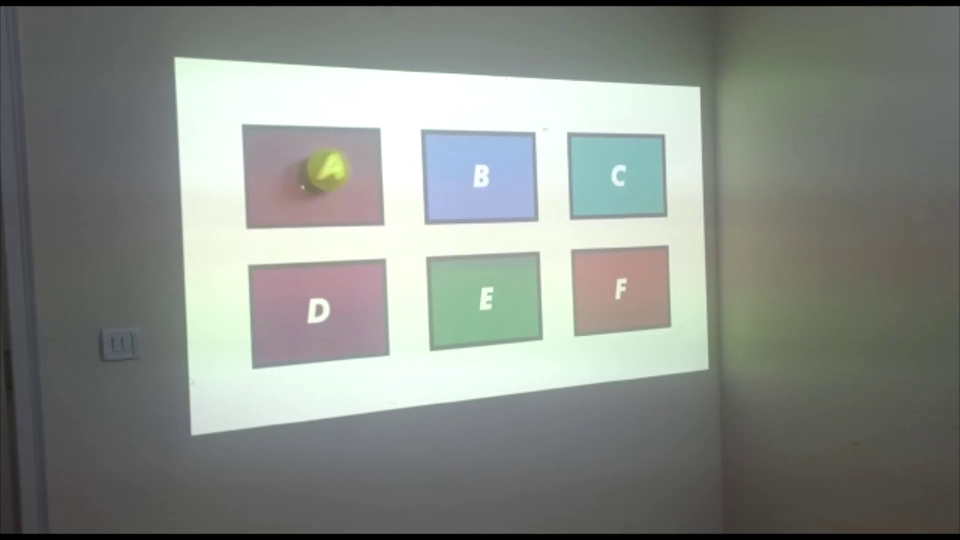
#> input picture frame 28 of assignmentVideo.mp4, 1920 x 1080 px (shown at 1/2 size)
$ jupyter execute alphabets_ball_detection.ipynb   (older library calls are emulated)
#> lines starting #> are read from the running program, lines starting #| are printed output that depends on the picture
[cell 1]
import pandas as pd
import numpy as np
import cv2
from matplotlib import pyplot as plt

[cell 2]
def crop_frames(video_path):
  video=cv2.VideoCapture(video_path)
  frame_array=[]
  fps = video.get(cv2.CAP_PROP_FPS)
  frame_count = int(video.get(cv2.CAP_PROP_FRAME_COUNT))
  duration = frame_count/fps
  _,img=video.read()
#> img is the input picture: shape (1080, 1920, 3); mean B, G, R 133.7, 139.4, 135
  while(_):
    if _ is None:
      break
    cropped_img=img[180:750,400:1380] # These neeeded to be changed manually based on video
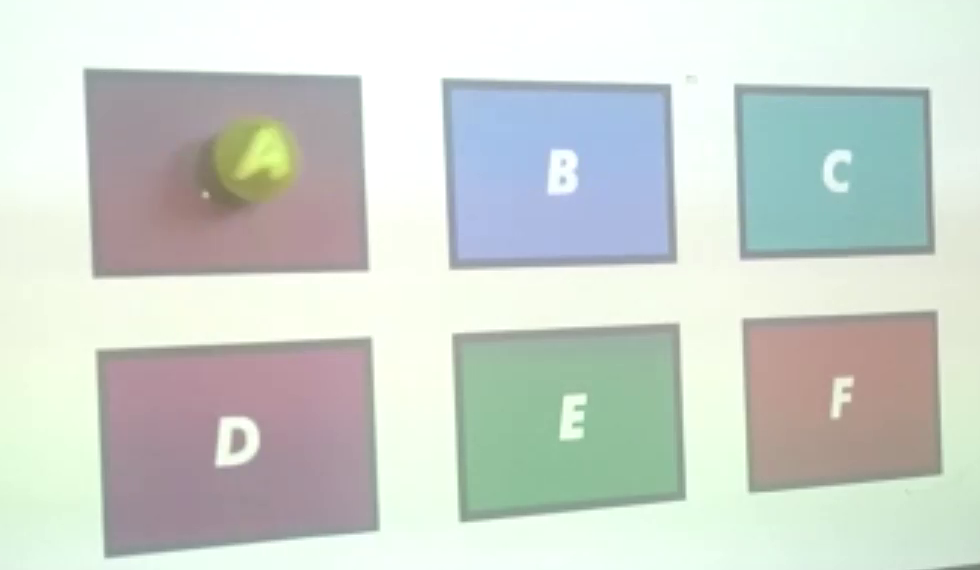
#> cropped_img: shape (570, 980, 3); mean B, G, R 205.3, 212.3, 204.7
    frame_array.append(cropped_img)
    _,img=video.read()
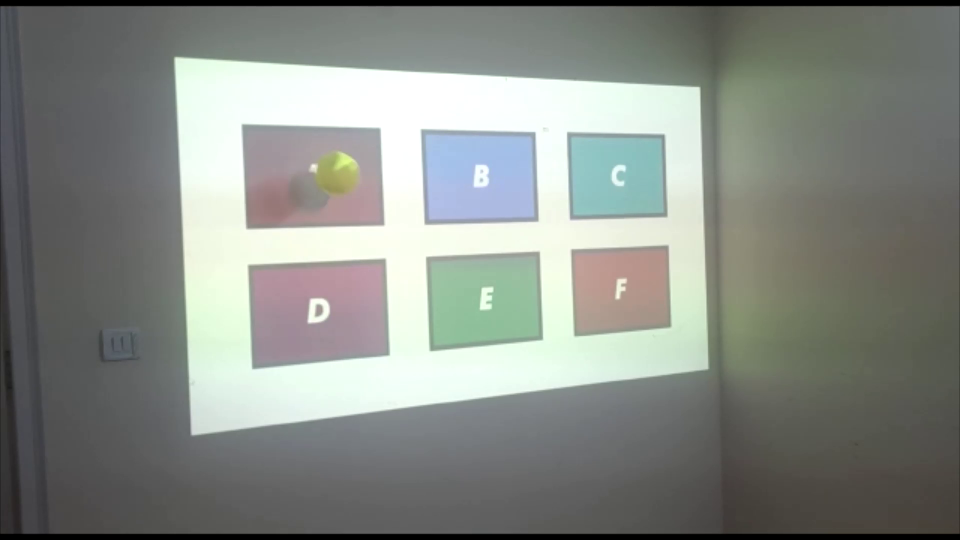
#> input picture frame 29 of assignmentVideo.mp4, 1920 x 1080 px (shown at 1/2 size)
#> img is the input picture: shape (1080, 1920, 3); mean B, G, R 133.7, 139.4, 134.9

  return frame_array,fps,frame_count,duration

$ run again, starting later in the video
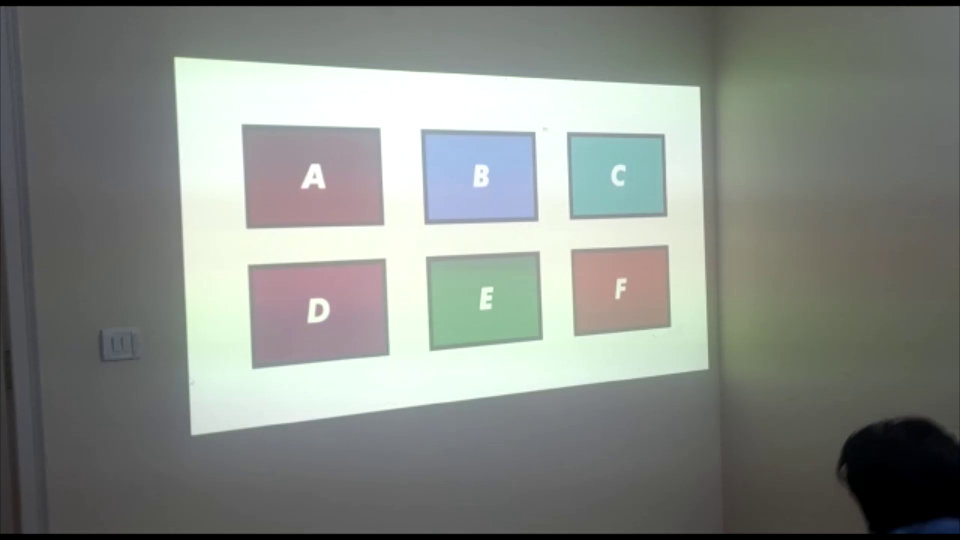
#> input picture frame 129 of assignmentVideo.mp4, 1920 x 1080 px (shown at 1/2 size)
#> in crop_frames, img is the input picture: shape (1080, 1920, 3); mean B, G, R 132.8, 138, 133.6
#> in crop_frames, `cropped_img=img[180:750,400:1380]`:
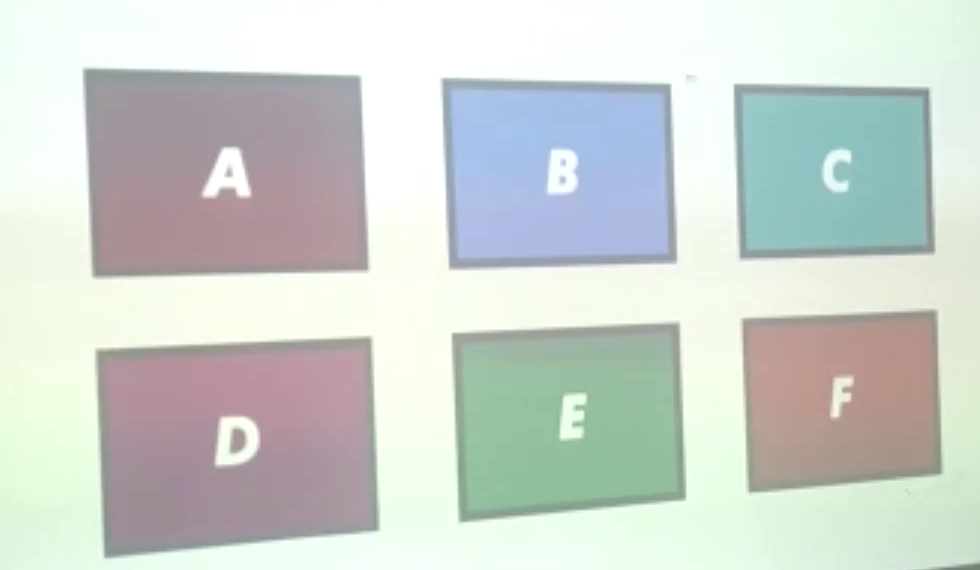
#> cropped_img: shape (570, 980, 3); mean B, G, R 206.5, 212.3, 205.3
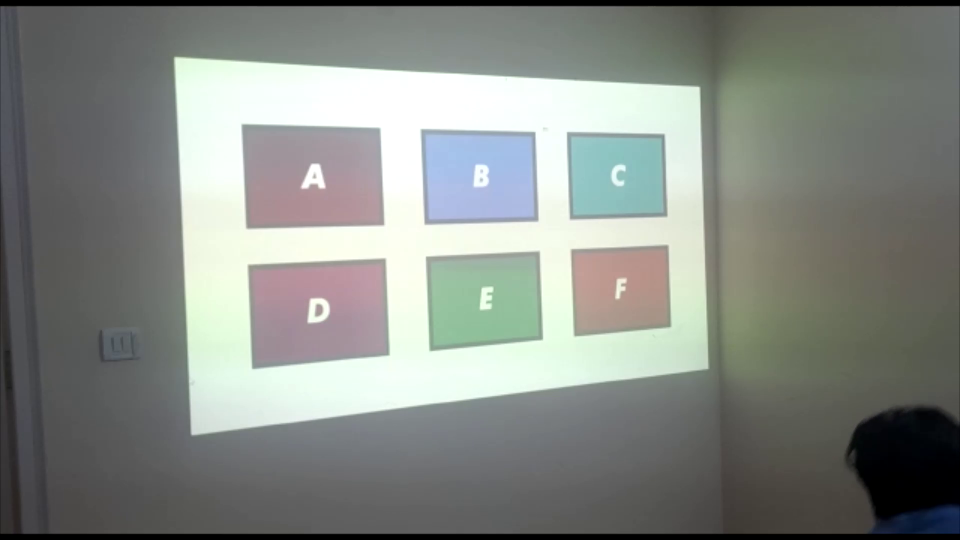
#> input picture frame 130 of assignmentVideo.mp4, 1920 x 1080 px (shown at 1/2 size)
#> in crop_frames, img is the input picture: shape (1080, 1920, 3); mean B, G, R 132.8, 138, 133.6

$ run again, starting later in the video
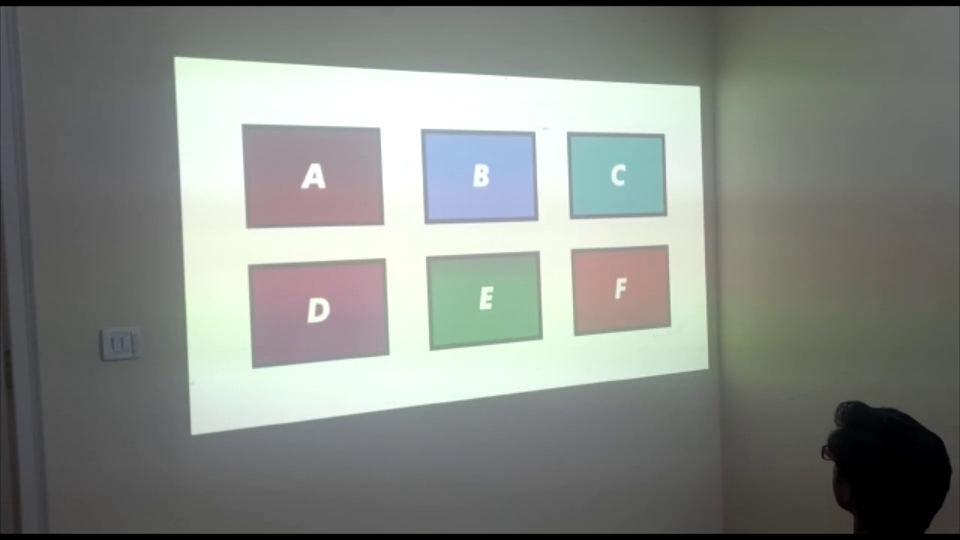
#> input picture frame 230 of assignmentVideo.mp4, 1920 x 1080 px (shown at 1/2 size)
#> in crop_frames, img is the input picture: shape (1080, 1920, 3); mean B, G, R 132.1, 137.5, 133.2
#> in crop_frames, `cropped_img=img[180:750,400:1380]`:
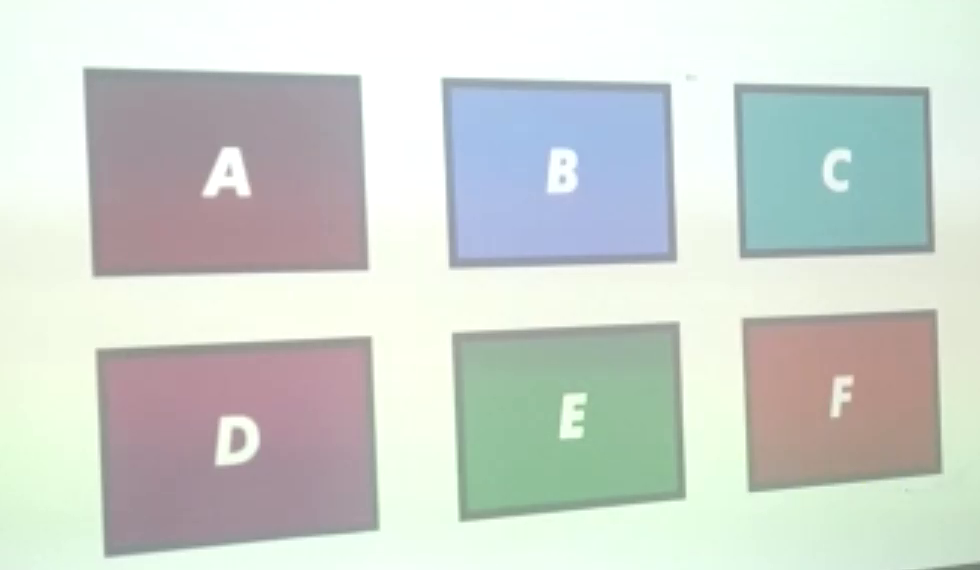
#> cropped_img: shape (570, 980, 3); mean B, G, R 206, 212.1, 205.3
